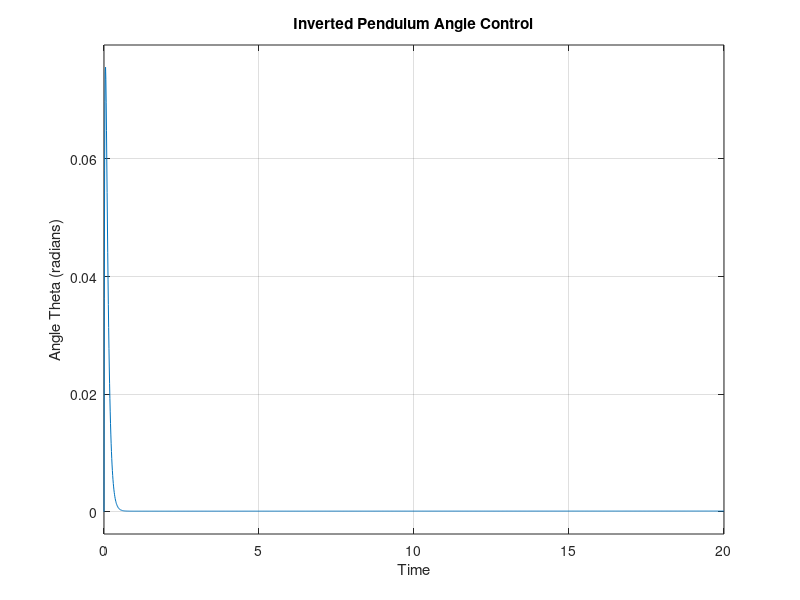

The MATLAB source for this figure: (Note: this script raises an error after producing the figure.)
% Inverted Pendulum closed loop scheme with PID controller 
%
% Author : @ Zenia Fragaki
%
%------------------------------------------------------------
%
%           SYSTEM(PLANT)
%
% ----- Clear CMD , Workspace and Close any open tabs--------

clc
clear;
close all;

%------------Parameters------------------%Source : https://ctms.engin.umich.edu/CTMS/index.php?example=InvertedPendulum&section=SystemModeling
M=0.5;                                   %Mass of the cart
m=0.2;                                   %Mass of the pendulum
b=0.1;                                   %coefficient of friction for cart
l=0.3;                                   %length to pendulum center of mass
I=0.006;                                 %mass moment of inertia of the pendulum
q = (M+m)*(I+m*l^2)-(m*l)^2;
ts=0.01;
g=9.8;
%----------System Equations-------------

%----------Transfer Functions-----------
s=tf('s');

P_cart = (((I+m*l^2)/q)*s^2 - (m*g*l/q))/(s^4 + (b*(I + m*l^2))*s^3/q - ((M + m)*m*g*l)*s^2/q - b*m*g*l*s/q);
P_pend = (m*l*s/q)/(s^3 + (b*(I + m*l^2))*s^2/q - ((M + m)*m*g*l)*s/q - b*m*g*l/q);


%----------PID Controller----------------------------

%----------Time(t)-domain-----------------------------

% function [u,I,e_prev]=pid_c(Kp,Ki,Kd,ek,e_prev,I_prev)
% 
% I=I_prev+ts*ek;                 %Forward Euler's method
% D=(ek-e_prev)/ts;               %Backward difference
% P=Kp*ek;
% 
% u=P+Ki*I+Kd*D;
% 
% e_prev=ek;
% 
% end

%------S-domain (transfer function)------------------------

Kp=100;
Ki=0.1;
Kd=10;

Gc=Kp+Ki/s+Kd*s;

%------ PID Matlab object ---------------------------------

% Cpid=pid(Kp,Ki,kd);

%----------------------Closed-Loop-------------------------

sys=feedback(P_pend,Gc);

%--------------------Settings------------------------------

T=0:ts:20;
impulse(sys,T)
title("Inverted Pendulum Angle Control");
ylabel("Angle Theta (radians)")
xlabel("Time")
yline(0,'--r')
axis([0 10 -2.5 2.5 ])
legend('Controlled Angle','Refernce Angle')

%---------------------------------------------------------
